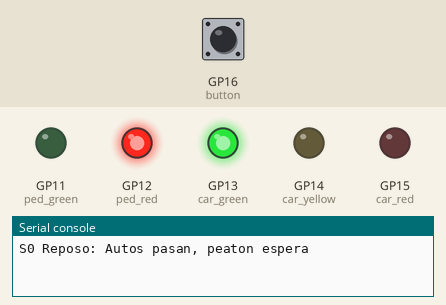
Recording of a program running on a simulated Raspberry Pi Pico running MicroPython. Shown: output pins drawn as LEDs (lit = HIGH), the last lines printed to the serial console. Wiring (from the project's diagram.json): green LED on GP11, red LED on GP12, green LED on GP13, yellow LED on GP14, red LED on GP15. The test bench sets the inputs (shaded band); at power-on: GP16 (button) HIGH.

Above: at 1.2 s.
1.3 s: GP16 (button) pulled LOW for 0.15 s
At 2.4 s:
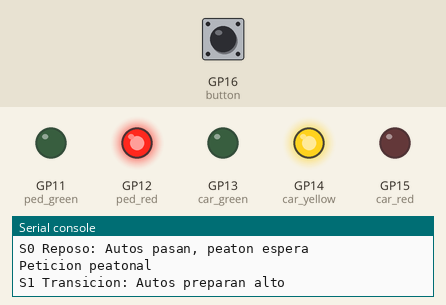
At 9.0 s:
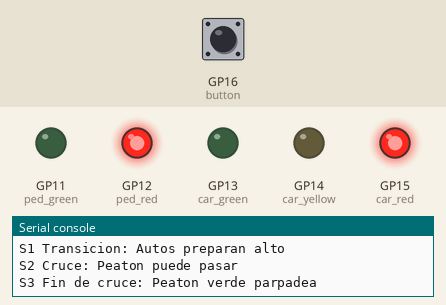
10.4 s: GP16 (button) pulled LOW for 1 s
At 12.9 s:
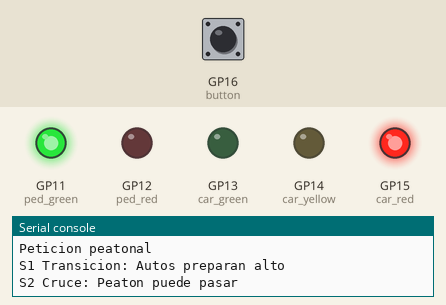
Timing chart, 0 to 19.7 s (numbered marks = the images above; inputs shaded):
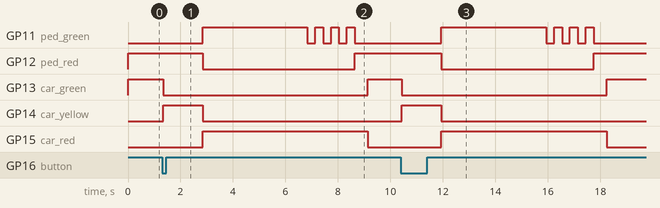

The program:

main.py
```python
from machine import Pin
from time import sleep_ms

CAR_RED=15
CAR_YELLOW=14
CAR_GREEN=13

PED_RED=12
PED_GREEN=11

BUTTON=16

# Son OUT pq pasa energia
car_red = Pin(CAR_RED, Pin.OUT)
car_yellow = Pin(CAR_YELLOW, Pin.OUT)
car_green = Pin(CAR_GREEN, Pin.OUT)

ped_red = Pin(PED_RED, Pin.OUT)
ped_green = Pin(PED_GREEN, Pin.OUT)

# Es IN porque ...
button = Pin(BUTTON, Pin.IN, Pin.PULL_UP)

def set_lights(car_r, car_y, car_g, ped_r, ped_g):
    car_red.value(car_r)
    car_yellow.value(car_y)
    car_green.value(car_g)

    ped_red.value(ped_r)
    ped_green.value(ped_g)

def cars_go():
    print("S0 Reposo: Autos pasan, peaton espera")
    set_lights(0,0,1,1,0)

def cars_transition():
    print("S1 Transicion: Autos preparan alto")
    set_lights(0,1,0,1,0)

def cars_stop():
    print("S2 Cruce: Peaton puede pasar")
    set_lights(1,0,0,0,1)

def finish():
    print("S3 Fin de cruce: Peaton verde parpadea")
    set_lights(1,0,0,0,1)
    for _ in range(6):
        ped_green.toggle()
        sleep_ms(300)
    ped_green.value(0)
    ped_red.value(1)

def crossing_sequence():
    cars_transition()
    sleep_ms(1500)

    cars_stop()
    sleep_ms(4000)

    finish()
    sleep_ms(500)

    cars_go()

cars_go()
last = 1

while True:
    now = button.value()
    if last == 1 and now == 0:
        sleep_ms(30)

        if button.value() == 0:
            print("Peticion peatonal")
            crossing_sequence()

            while button.value() == 0:
                sleep_ms(10)

    last = now
    sleep_ms(10)
```

Measured:
- after the input at 1.3 s, GP11 (ped_green): LOW → HIGH after 1.5 s, then repeats every 0.60 s: LOW 0.30 s, HIGH 0.30 s, until it stays LOW from 8.6 s; GP12 (ped_red): HIGH → LOW after 1.5 s, → HIGH 5.8 s later
- after the input at 10.4 s, GP11 (ped_green): LOW → HIGH after 1.5 s, then repeats every 0.60 s: LOW 0.30 s, HIGH 0.30 s, until it stays LOW from 17.7 s; GP12 (ped_red): HIGH → LOW after 1.5 s, → HIGH 5.8 s later
